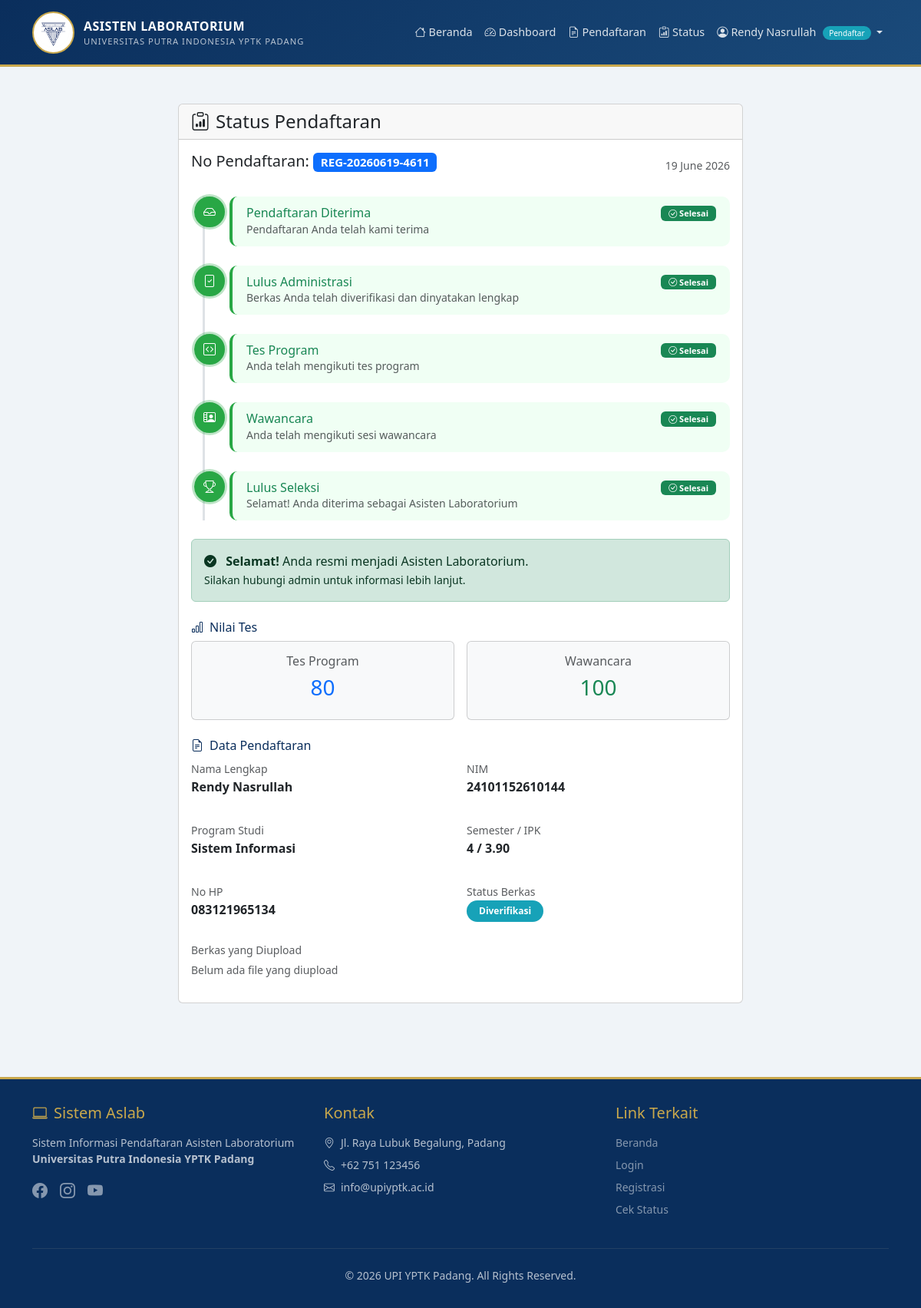
The app's page /pages/status.php (signed in) with its own data.
### tables this page shows
CREATE TABLE `pendaftaran` (
  `id` int(11) NOT NULL,
  `user_id` int(11) NOT NULL,
  `no_pendaftaran` varchar(50) NOT NULL,
  `nama_lengkap` varchar(100) NOT NULL,
  `nim` varchar(20) NOT NULL,
  `prodi` varchar(50) NOT NULL,
  `semester` int(11) NOT NULL,
  `ipk` decimal(3,2) NOT NULL,
  `no_hp` varchar(15) NOT NULL,
  `alamat` text DEFAULT NULL,
  `cv_path` varchar(255) DEFAULT NULL,
  `ktp_path` varchar(255) DEFAULT NULL,
  `transkrip_path` varchar(255) DEFAULT NULL,
  `foto_path` varchar(255) DEFAULT NULL,
  `status_berkas` enum('pending','diverifikasi','ditolak') DEFAULT 'pending',
  `status_seleksi` enum('pending','lulus_administrasi','tes_program','wawancara','lulus','tidak_lulus') DEFAULT 'pending',
  `catatan_admin` text DEFAULT NULL,
  `created_at` timestamp NOT NULL DEFAULT current_timestamp(),
  `updated_at` timestamp NOT NULL DEFAULT current_timestamp() ON UPDATE current_timestamp()
);

### pages/status.php (the view, shortened to what this page needs)
<?php
require_once __DIR__ . '/../config/database.php';
$user_id = $_SESSION['user_id'];
$stmt = $pdo->prepare("SELECT * FROM pendaftaran WHERE user_id = ?");
$stmt->execute([$user_id]);
$pendaftaran = $stmt->fetch();
$nilai = [];
if ($pendaftaran) {
    $stmt = $pdo->prepare("SELECT jenis_tes, nilai FROM nilai_tes WHERE pendaftaran_id = ?");
    $stmt->execute([$pendaftaran['id']]);
    $nilai = $stmt->fetchAll(PDO::FETCH_KEY_PAIR);
}
include __DIR__ . '/../includes/header.php';
?>
<div class="container py-5">
    <div class="row justify-content-center">
        <div class="col-lg-8">
            <div class="card card-instansi">
                <div class="card-header">
                    <h4 class="mb-0"><i class="bi bi-clipboard-data me-2"></i>Status Pendaftaran</h4>
                </div>
                <div class="card-body">
                    <?php if ($pendaftaran): ?>
                        <div class="mb-4">
                            <div class="d-flex justify-content-between align-items-center">
                                <h5>No Pendaftaran: <span class="badge bg-primary"><?= htmlspecialchars($pendaftaran['no_pendaftaran']) ?></span></h5>
                                <span class="text-muted small"><?= date('d F Y', strtotime($pendaftaran['created_at'])) ?></span>
                            </div>
                        </div>
                        <?php
                        $status = $pendaftaran['status_seleksi'];
                        $steps = [
                            'pending' => [
                                'label' => 'Pendaftaran Diterima',
                                'icon' => 'bi-inbox',
                                'desc' => 'Pendaftaran Anda telah kami terima',
                                'done' => in_array($status, ['pending', 'lulus_administrasi', 'tes_program', 'wawancara', 'lulus'])
                            ],
                            'lulus_administrasi' => [
                                'label' => 'Lulus Administrasi',
                                'icon' => 'bi-file-check',
                                'desc' => 'Berkas Anda telah diverifikasi dan dinyatakan lengkap',
                                'done' => in_array($status, ['lulus_administrasi', 'tes_program', 'wawancara', 'lulus'])
                            ],
                            'tes_program' => [
                                'label' => 'Tes Program',
                                'icon' => 'bi-code-square',
                                'desc' => 'Anda telah mengikuti tes program',
                                'done' => in_array($status, ['tes_program', 'wawancara', 'lulus'])
                            ],
                            'wawancara' => [
                                'label' => 'Wawancara',
                                'icon' => 'bi-person-video2',
                                'desc' => 'Anda telah mengikuti sesi wawancara',
                                'done' => in_array($status, ['wawancara', 'lulus'])
                            ],
                            'lulus' => [
                                'label' => 'Lulus Seleksi',
                                'icon' => 'bi-trophy',
                                'desc' => 'Selamat! Anda diterima sebagai Asisten Laboratorium',
                                'done' => ($status === 'lulus')
                            ],
                        ];
                        ?>
                        <div class="timeline-container">
                            <?php foreach ($steps as $key => $step): ?>
                                <?php
                                $isDone = $step['done'] ?? false;
                                $isCurrent = ($key === $status && $status !== 'lulus' && $status !== 'tidak_lulus');
                                ?>
                                <div class="timeline-item <?= $isDone ? 'done' : '' ?> <?= $isCurrent ? 'current' : '' ?>">
                                    <div class="timeline-icon">
                                        <i class="bi <?= $step['icon'] ?>"></i>
                                    </div>
                                    <div class="timeline-content">
                                        <div class="d-flex justify-content-between align-items-center">
                                            <h6 class="mb-0 <?= $isDone ? 'text-success' : ($isCurrent ? 'text-primary' : 'text-muted') ?>">
                                                <?= $step['label'] ?>
                                            </h6>
                                            <?php if ($isDone): ?>
                                                <span class="badge bg-success"><i class="bi bi-check-circle"></i> Selesai</span>
                                            <?php elseif ($isCurrent): ?>
                                                <span class="badge bg-warning text-dark"><i class="bi bi-clock"></i> Proses</span>
                                            <?php else: ?>
                                                <span class="badge bg-secondary">Menunggu</span>
                                            <?php endif; ?>
                                        </div>
                                        <p class="text-muted small mb-0"><?= $step['desc'] ?></p>
                                    </div>
                                </div>
                            <?php endforeach; ?>
                        </div>
                        <?php if ($status === 'lulus'): ?>
                            <div class="alert alert-success mt-4">
                                <i class="bi bi-check-circle-fill me-2"></i>
                                <strong>Selamat!</strong> Anda resmi menjadi Asisten Laboratorium.
                                <br><small>Silakan hubungi admin untuk informasi lebih lanjut.</small>
                            </div>
                        <?php endif; ?>
                        <?php if (!empty($nilai)): ?>
                        <div class="mt-4">
                            <h6 class="text-primary-dark"><i class="bi bi-bar-chart me-2"></i>Nilai Tes</h6>
                            <div class="row g-3">
                                <?php if (isset($nilai['program'])): ?>
                                <div class="col-md-6">
                                    <div class="card bg-light">
                                        <div class="card-body text-center">
                                            <h6 class="text-muted">Tes Program</h6>
                                            <h3 class="text-primary"><?= $nilai['program'] ?></h3>
                                        </div>
                                    </div>
                                </div>
                                <?php endif; ?>
                                <?php if (isset($nilai['wawancara'])): ?>
                                <div class="col-md-6">
                                    <div class="card bg-light">
                                        <div class="card-body text-center">
                                            <h6 class="text-muted">Wawancara</h6>
                                            <h3 class="text-success"><?= $nilai['wawancara'] ?></h3>
                                        </div>
                                    </div>
                                </div>
                                <?php endif; ?>
                            </div>
                        </div>
                        <?php endif; ?>
                        <div class="mt-4">
                            <h6 class="text-primary-dark"><i class="bi bi-file-earmark-text me-2"></i>Data Pendaftaran</h6>
                            <div class="row g-3">
                                <div class="col-md-6">
                                    <label class="text-muted small">Nama Lengkap</label>
                                    <p class="fw-bold"><?= htmlspecialchars($pendaftaran['nama_lengkap']) ?></p>
                                </div>
                                <div class="col-md-6">
                                    <label class="text-muted small">NIM</label>
                                    <p class="fw-bold"><?= htmlspecialchars($pendaftaran['nim']) ?></p>
                                </div>
                                <div class="col-md-6">
                                    <label class="text-muted small">Program Studi</label>
                                    <p class="fw-bold"><?= htmlspecialchars($pendaftaran['prodi']) ?></p>
                                </div>
                                <div class="col-md-6">
                                    <label class="text-muted small">Semester / IPK</label>
                                    <p class="fw-bold"><?= $pendaftaran['semester'] ?> / <?= $pendaftaran['ipk'] ?></p>
                                </div>
                                <div class="col-md-6">
                                    <label class="text-muted small">No HP</label>
                                    <p class="fw-bold"><?= htmlspecialchars($pendaftaran['no_hp'] ?? '-') ?></p>
                                </div>
                                <div class="col-md-6">
                                    <label class="text-muted small">Status Berkas</label>
                                    <p>
                                        <span class="badge badge-status <?= $pendaftaran['status_berkas'] ?>">
                                            <?= ucfirst($pendaftaran['status_berkas']) ?>
                                        </span>
                                    </p>
                                </div>
                                <div class="col-12 mt-2">
                                    <label class="text-muted small">Berkas yang Diupload</label>
                                    <?php if (!$pendaftaran['cv_path'] && !$pendaftaran['ktp_path'] && !$pendaftaran['transkrip_path'] && !$pendaftaran['foto_path']): ?>
                                        <p class="text-muted small">Belum ada file yang diupload</p>
                                    <?php endif; ?>
                                </div>
                            </div>
                        </div>
                    <?php endif; ?>
                </div>
            </div>
        </div>
    </div>
</div>
<?php include __DIR__ . '/../includes/footer.php'; ?>

### includes/header.php (style rules this page uses)
body { font-family: 'Segoe UI', sans-serif; background: #f0f4f8; }

### pages/status.php (style rules this page uses)
.timeline-container { position: relative; padding-left: 30px; }
.timeline-container::before { content: ''; position: absolute; left: 15px; top: 0; height: 100%; width: 3px; background: #dee2e6; }
.timeline-item { position: relative; padding-bottom: 25px; padding-left: 20px; }
.timeline-item:last-child { padding-bottom: 0; }
.timeline-item .timeline-icon { position: absolute; left: -26px; top: 0; width: 40px; height: 40px; border-radius: 50%; background: #fff; border: 3px solid #dee2e6; display: flex; align-items: center; justify-content: center; font-size: 16px; color: #6c757d; z-index: 1; transition: all 0.3s; }
.timeline-item.done .timeline-icon { border-color: #28a745; background: #28a745; color: #fff; box-shadow: 0 0 0 3px rgba(40, 167, 69, 0.3); }
.timeline-item .timeline-content { background: #f8f9fa; padding: 12px 18px; border-radius: 10px; border-left: 4px solid #dee2e6; transition: all 0.3s; }
.timeline-item.done .timeline-content { border-left-color: #28a745; background: #f0fff4; }
.timeline-item .badge { font-size: 11px; padding: 4px 10px; }
.badge-status { padding: 0.5rem 1rem; border-radius: 50px; font-weight: 600; }
.badge-status.diverifikasi { background: #17a2b8; color: #fff; }
.text-primary-dark { color: #0a2e5c; }

### records on screen
pendaftaran: no_pendaftaran "REG-20260619-4611", created_at "19 June 2026", nama_lengkap "Rendy Nasrullah", nim "24101152610144", prodi "Sistem Informasi", semester "4", ipk "3.90", no_hp "083121965134", status_berkas "Diverifikasi"

### other values on screen
getUserName() "Rendy Nasrullah"
$role "Pendaftar"
$step['label'] "Pendaftaran Diterima"
$step['desc'] "Pendaftaran Anda telah kami terima"
$step['label'] "Lulus Administrasi"
$step['desc'] "Berkas Anda telah diverifikasi dan dinyatakan lengkap"
$step['label'] "Tes Program"
$step['desc'] "Anda telah mengikuti tes program"
$step['label'] "Wawancara"
$step['desc'] "Anda telah mengikuti sesi wawancara"
$step['label'] "Lulus Seleksi"
$step['desc'] "Selamat! Anda diterima sebagai Asisten Laboratorium"
$nilai['program'] "80"
$nilai['wawancara'] "100"
